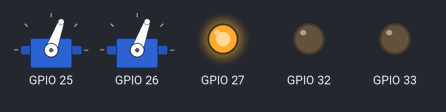
Bench run of a program on a simulated ESP32. Parts: 2 × servo, output pins drawn as LEDs (lit = HIGH). WiFi joins after 1.5 s; servers stay silent unless stated; uploads are accepted with an empty reply; what the program prints to the serial monitor is not drawn.

Above: at 0.1 s.
At 1.6 s:
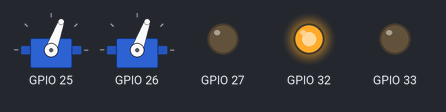
Timing chart, 0 to 3.1 s (numbered marks = the images above):
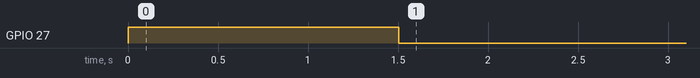

The program:

main.cpp
```cpp
#include "hardware.h"
#include "client.h"
#include <Arduino.h>

Hardware::RGB *rgb;

Hardware::ServoControl *servo;
Hardware::ServoControl *inverseSensvo;

std::unique_ptr<IOT::Client> client;

void setup()
{
  Serial.begin(115200);

  Serial.println("Initialzing");

  rgb = new Hardware::RGB(32, 33, 27);

  rgb->light(0, 0, 255);

  servo = new Hardware::ServoControl(25);
  inverseSensvo = new Hardware::ServoControl(26);

  client = std::unique_ptr<IOT::Client>(new IOT::Client());

  rgb->light(255, 0, 0);

  delay(2000);

  Serial.println("Working");
}

void loop()
{
  String data = client->getRequest();
  if (data != "" && data != "wifiError" && data != "linkError")
  {
    int response = client->getData(data);
    if (response == 1)
    {
      servo->write(70);
      inverseSensvo->write(70);

      rgb->light(255, 0, 0);
    }
    else if (response == 0)
    {
      servo->write(0);
      inverseSensvo->write(0);

      rgb->light(0, 255, 0);
    }
  }
  else if (data == "wifiError")
  {
    servo->write(70);
    inverseSensvo->write(70);

    rgb->light(255, 255, 0);
  }
  else if (data == "linkError")
  {
    servo->write(70);
    inverseSensvo->write(70);

    rgb->light(0, 255, 255);
  }

  delay(1000);
}
```

client.h
```cpp
#ifndef _CLIENT_H_
#define _CLIENT_H_

#include <WiFi.h>
#include <HTTPClient.h>
#include <ArduinoJson.h>

namespace IOT
{
    namespace Config
    {
        constexpr char *SSID = "Alex's Galaxy S22 Ultra";
        constexpr char *Password = "alex.26042006";
        constexpr char *UpdateURL = "http://192.168.101.9:8080/api/v1/hubs/updatedSensors";
        constexpr char *Token = "parkflow";
    }

    class Client
    {
    public:
        Client()
        {
            WiFi.begin(Config::SSID, Config::Password);
            while (WiFi.status() != WL_CONNECTED)
            {
                delay(500);
                Serial.print(".");
            }
            Serial.println("");
            Serial.println("WiFi connected");
            Serial.println("IP address: ");
            Serial.println(WiFi.localIP());
        }

        String getRequest()
        {
            if (WiFi.status() == WL_CONNECTED)
            {
                HTTPClient http;
                http.begin((String)Config::UpdateURL + "?token=" + (String)Config::Token);
                int httpCode = http.GET();
                if (httpCode > 0)
                {
                    String payload = http.getString();
                    Serial.println(payload);
                    return payload;
                }
                http.end();
                return "linkError";
            }
            return "wifiError";
        }

        // TODO: Implement tell server that the parking spot is not free
        String sendRequest()
        {
        }

        int getData(String data)
        {
            Serial.println(data);
            DynamicJsonDocument doc(1024);
            deserializeJson(doc, data);
            JsonObject obj = doc[0].as<JsonObject>();
            if (obj["isLifted"] == true)
                return 1;
            else if (obj["isLifted"] == false)
                return 0;
            else
                return -1;
        }
    };
}

#endif
```

hardware.h
```cpp
#ifndef _HARDWARE_H_
#define _HARDWARE_H_

#include <HardwareSerial.h>
#include <ESP32Servo.h>
#include <Arduino.h>
#include <SPI.h>
#include <LoRa.h>

namespace Hardware
{
    class RGB
    {
    private:
        int redPin, greenPin, bluePin;

    public:
        RGB(int redPin, int greenPin, int bluePin)
        {
            this->redPin = redPin;
            this->greenPin = greenPin;
            this->bluePin = bluePin;

            pinMode(redPin, OUTPUT);
            pinMode(greenPin, OUTPUT);
            pinMode(bluePin, OUTPUT);
        }

        void light(int red, int green, int blue)
        {
            analogWrite(this->redPin, red);
            analogWrite(this->greenPin, green);
            analogWrite(this->bluePin, blue);
        }
    };

    class ServoControl
    {
    private:
        Servo servo;
        bool reverse = false;

    public:
        ServoControl(int pin)
        {
            servo.attach(pin);
            write(70);
        }

        ServoControl(int pin, bool reverse)
        {
            servo.attach(pin);
            this->reverse = reverse;
            write(70);
        }

        int calculate(int angle)
        {
            if (reverse)
                return 180 - angle;
            return angle;
        }

        void write(int angle)
        {
            servo.write(calculate(angle));
        }
    };

    class UltrasonicSensor
    {
    private:
        int trigPin, echoPin;

    public:
        UltrasonicSensor(int trigPin, int echoPin)
        {
            this->trigPin = trigPin;
            this->echoPin = echoPin;

            pinMode(trigPin, OUTPUT);
            pinMode(echoPin, INPUT);
        }

        double read()
        {
            digitalWrite(trigPin, LOW);
            delayMicroseconds(2);

            digitalWrite(trigPin, HIGH);
            delayMicroseconds(10);

            digitalWrite(trigPin, LOW);

            double duration = pulseIn(echoPin, HIGH);
            return duration * 0.034 / 2;
        }
    };

    class LoRaTransceiver
    {
    public:
        LoRaTransceiver()
        {
            LoRa.setPins(5, 14, 2);
            while (!LoRa.begin(433E6))
            {
                Serial.println("Starting LoRa failed!");
            }
            LoRa.setSyncWord(0xF1);
        }

        void sendData(String data)
        {
            LoRa.beginPacket();
            LoRa.print(data);
            LoRa.endPacket();
        }

        String recieveData()
        {
            int packetSize = LoRa.parsePacket();
            if (packetSize)
            {
                String data = "";
                while (LoRa.available())
                    data += (char)LoRa.read();
                LoRa.packetRssi();
                return data;
            }
            return "";
        }
    };
}

#endif
```
